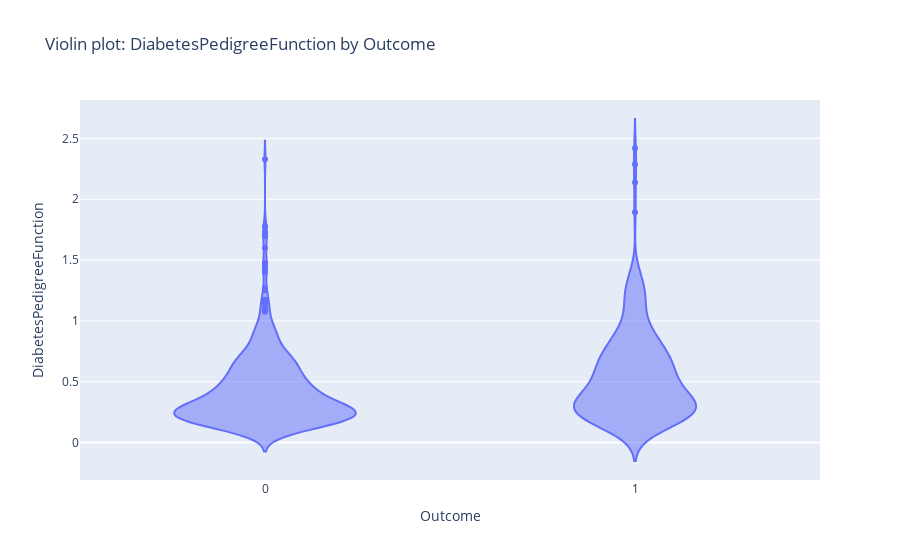

Here is the notebook cell this chart was saved with:
### Code cell
px.violin(df, x="Outcome", y="DiabetesPedigreeFunction", title="Violin plot: DiabetesPedigreeFunction by Outcome")

### Figure 1 — Plotly figure (JSON) as saved in the notebook; plotly's stock layout.template omitted (floating-point values rounded to 4 significant figures; data arrays with more than 128 entries replaced by an {"elided": "..."} marker saying what was removed)
{"data": [{"alignmentgroup": "True", "box": {"visible": false}, "hovertemplate": "Outcome=%{x}<br>DiabetesPedigreeFunction=%{y}<extra></extra>", "legendgroup": "", "marker": {"color": "#636efa"}, "name": "", "offsetgroup": "", "orientation": "v", "scalegroup": "True", "showlegend": false, "type": "violin", "x": {"elided": "768 int values"}, "x0": " ", "xaxis": "x", "y": {"elided": "768 float values"}, "y0": " ", "yaxis": "y"}], "layout": {"legend": {"tracegroupgap": 0}, "title": {"text": "Violin plot: DiabetesPedigreeFunction by Outcome"}, "violinmode": "group", "xaxis": {"anchor": "y", "domain": [0, 1], "title": {"text": "Outcome"}}, "yaxis": {"anchor": "x", "domain": [0, 1], "title": {"text": "DiabetesPedigreeFunction"}}}}
